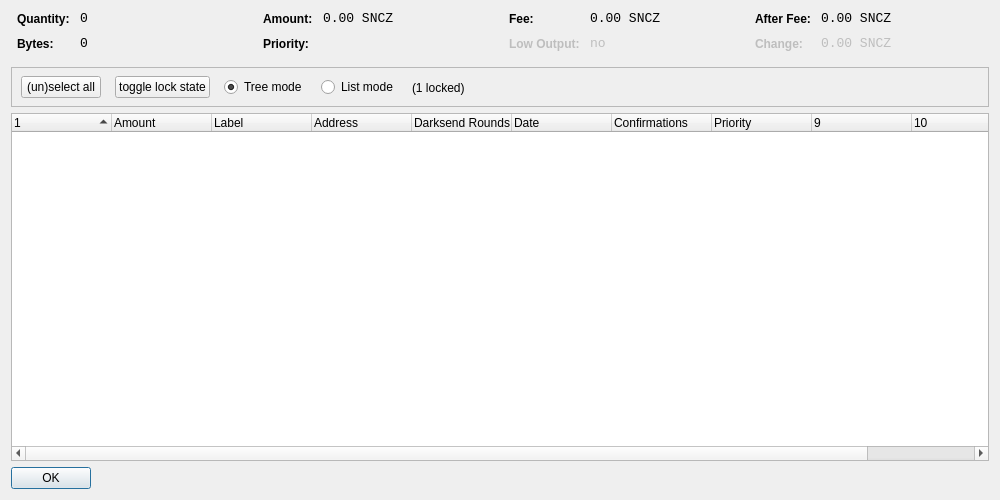
<?xml version="1.0" encoding="UTF-8"?>
<ui version="4.0">
 <class>CoinControlDialog</class>
 <widget class="QDialog" name="CoinControlDialog">
  <property name="geometry">
   <rect>
    <x>0</x>
    <y>0</y>
    <width>1000</width>
    <height>500</height>
   </rect>
  </property>
  <property name="windowTitle">
   <string>Coin Control</string>
  </property>
  <layout class="QVBoxLayout" name="verticalLayout">
   <item>
    <layout class="QHBoxLayout" name="horizontalLayoutTop" stretch="0,0,0,0">
     <property name="topMargin">
      <number>0</number>
     </property>
     <property name="bottomMargin">
      <number>10</number>
     </property>
     <item>
      <layout class="QFormLayout" name="formLayoutCoinControl1">
       <property name="horizontalSpacing">
        <number>10</number>
       </property>
       <property name="verticalSpacing">
        <number>10</number>
       </property>
       <property name="leftMargin">
        <number>6</number>
       </property>
       <property name="rightMargin">
        <number>6</number>
       </property>
       <item row="0" column="0">
        <widget class="QLabel" name="labelCoinControlQuantityText">
         <property name="styleSheet">
          <string notr="true">font-weight:bold;</string>
         </property>
         <property name="text">
          <string>Quantity:</string>
         </property>
        </widget>
       </item>
       <item row="0" column="1">
        <widget class="QLabel" name="labelCoinControlQuantity">
         <property name="font">
          <font>
           <family>Monospace</family>
           <pointsize>10</pointsize>
          </font>
         </property>
         <property name="cursor">
          <cursorShape>IBeamCursor</cursorShape>
         </property>
         <property name="contextMenuPolicy">
          <enum>Qt::ActionsContextMenu</enum>
         </property>
         <property name="text">
          <string notr="true">0</string>
         </property>
         <property name="textInteractionFlags">
          <set>Qt::LinksAccessibleByMouse|Qt::TextSelectableByKeyboard|Qt::TextSelectableByMouse</set>
         </property>
        </widget>
       </item>
       <item row="1" column="0">
        <widget class="QLabel" name="labelCoinControlBytesText">
         <property name="styleSheet">
          <string notr="true">font-weight:bold;</string>
         </property>
         <property name="text">
          <string>Bytes:</string>
         </property>
        </widget>
       </item>
       <item row="1" column="1">
        <widget class="QLabel" name="labelCoinControlBytes">
         <property name="font">
          <font>
           <family>Monospace</family>
           <pointsize>10</pointsize>
          </font>
         </property>
         <property name="cursor">
          <cursorShape>IBeamCursor</cursorShape>
         </property>
         <property name="contextMenuPolicy">
          <enum>Qt::ActionsContextMenu</enum>
         </property>
         <property name="text">
          <string notr="true">0</string>
         </property>
         <property name="textInteractionFlags">
          <set>Qt::LinksAccessibleByMouse|Qt::TextSelectableByKeyboard|Qt::TextSelectableByMouse</set>
         </property>
        </widget>
       </item>
      </layout>
     </item>
     <item>
      <layout class="QFormLayout" name="formLayoutCoinControl2">
       <property name="horizontalSpacing">
        <number>10</number>
       </property>
       <property name="verticalSpacing">
        <number>10</number>
       </property>
       <property name="leftMargin">
        <number>6</number>
       </property>
       <property name="rightMargin">
        <number>6</number>
       </property>
       <item row="0" column="0">
        <widget class="QLabel" name="labelCoinControlAmountText">
         <property name="styleSheet">
          <string notr="true">font-weight:bold;</string>
         </property>
         <property name="text">
          <string>Amount:</string>
         </property>
        </widget>
       </item>
       <item row="0" column="1">
        <widget class="QLabel" name="labelCoinControlAmount">
         <property name="font">
          <font>
           <family>Monospace</family>
           <pointsize>10</pointsize>
          </font>
         </property>
         <property name="cursor">
          <cursorShape>IBeamCursor</cursorShape>
         </property>
         <property name="contextMenuPolicy">
          <enum>Qt::ActionsContextMenu</enum>
         </property>
         <property name="text">
          <string notr="true">0.00 SNCZ</string>
         </property>
         <property name="textInteractionFlags">
          <set>Qt::LinksAccessibleByMouse|Qt::TextSelectableByKeyboard|Qt::TextSelectableByMouse</set>
         </property>
        </widget>
       </item>
       <item row="1" column="0">
        <widget class="QLabel" name="labelCoinControlPriorityText">
         <property name="styleSheet">
          <string notr="true">font-weight:bold;</string>
         </property>
         <property name="text">
          <string>Priority:</string>
         </property>
        </widget>
       </item>
       <item row="1" column="1">
        <widget class="QLabel" name="labelCoinControlPriority">
         <property name="font">
          <font>
           <family>Monospace</family>
           <pointsize>10</pointsize>
          </font>
         </property>
         <property name="cursor">
          <cursorShape>IBeamCursor</cursorShape>
         </property>
         <property name="contextMenuPolicy">
          <enum>Qt::ActionsContextMenu</enum>
         </property>
         <property name="text">
          <string/>
         </property>
         <property name="textInteractionFlags">
          <set>Qt::LinksAccessibleByMouse|Qt::TextSelectableByKeyboard|Qt::TextSelectableByMouse</set>
         </property>
        </widget>
       </item>
      </layout>
     </item>
     <item>
      <layout class="QFormLayout" name="formLayoutCoinControl3">
       <property name="horizontalSpacing">
        <number>10</number>
       </property>
       <property name="verticalSpacing">
        <number>10</number>
       </property>
       <property name="leftMargin">
        <number>6</number>
       </property>
       <property name="rightMargin">
        <number>6</number>
       </property>
       <item row="0" column="0">
        <widget class="QLabel" name="labelCoinControlFeeText">
         <property name="styleSheet">
          <string notr="true">font-weight:bold;</string>
         </property>
         <property name="text">
          <string>Fee:</string>
         </property>
        </widget>
       </item>
       <item row="0" column="1">
        <widget class="QLabel" name="labelCoinControlFee">
         <property name="font">
          <font>
           <family>Monospace</family>
           <pointsize>10</pointsize>
          </font>
         </property>
         <property name="cursor">
          <cursorShape>IBeamCursor</cursorShape>
         </property>
         <property name="contextMenuPolicy">
          <enum>Qt::ActionsContextMenu</enum>
         </property>
         <property name="text">
          <string notr="true">0.00 SNCZ</string>
         </property>
         <property name="textInteractionFlags">
          <set>Qt::LinksAccessibleByMouse|Qt::TextSelectableByKeyboard|Qt::TextSelectableByMouse</set>
         </property>
        </widget>
       </item>
       <item row="1" column="0">
        <widget class="QLabel" name="labelCoinControlLowOutputText">
         <property name="enabled">
          <bool>false</bool>
         </property>
         <property name="styleSheet">
          <string notr="true">font-weight:bold;</string>
         </property>
         <property name="text">
          <string>Low Output:</string>
         </property>
        </widget>
       </item>
       <item row="1" column="1">
        <widget class="QLabel" name="labelCoinControlLowOutput">
         <property name="enabled">
          <bool>false</bool>
         </property>
         <property name="font">
          <font>
           <family>Monospace</family>
           <pointsize>10</pointsize>
          </font>
         </property>
         <property name="cursor">
          <cursorShape>IBeamCursor</cursorShape>
         </property>
         <property name="contextMenuPolicy">
          <enum>Qt::ActionsContextMenu</enum>
         </property>
         <property name="text">
          <string notr="true">no</string>
         </property>
         <property name="textInteractionFlags">
          <set>Qt::LinksAccessibleByMouse|Qt::TextSelectableByKeyboard|Qt::TextSelectableByMouse</set>
         </property>
        </widget>
       </item>
      </layout>
     </item>
     <item>
      <layout class="QFormLayout" name="formLayoutCoinControl4">
       <property name="horizontalSpacing">
        <number>10</number>
       </property>
       <property name="verticalSpacing">
        <number>10</number>
       </property>
       <property name="leftMargin">
        <number>6</number>
       </property>
       <property name="rightMargin">
        <number>6</number>
       </property>
       <item row="0" column="0">
        <widget class="QLabel" name="labelCoinControlAfterFeeText">
         <property name="styleSheet">
          <string notr="true">font-weight:bold;</string>
         </property>
         <property name="text">
          <string>After Fee:</string>
         </property>
        </widget>
       </item>
       <item row="0" column="1">
        <widget class="QLabel" name="labelCoinControlAfterFee">
         <property name="font">
          <font>
           <family>Monospace</family>
           <pointsize>10</pointsize>
          </font>
         </property>
         <property name="cursor">
          <cursorShape>IBeamCursor</cursorShape>
         </property>
         <property name="contextMenuPolicy">
          <enum>Qt::ActionsContextMenu</enum>
         </property>
         <property name="text">
          <string notr="true">0.00 SNCZ</string>
         </property>
         <property name="textInteractionFlags">
          <set>Qt::LinksAccessibleByMouse|Qt::TextSelectableByKeyboard|Qt::TextSelectableByMouse</set>
         </property>
        </widget>
       </item>
       <item row="1" column="0">
        <widget class="QLabel" name="labelCoinControlChangeText">
         <property name="enabled">
          <bool>false</bool>
         </property>
         <property name="styleSheet">
          <string notr="true">font-weight:bold;</string>
         </property>
         <property name="text">
          <string>Change:</string>
         </property>
        </widget>
       </item>
       <item row="1" column="1">
        <widget class="QLabel" name="labelCoinControlChange">
         <property name="enabled">
          <bool>false</bool>
         </property>
         <property name="font">
          <font>
           <family>Monospace</family>
           <pointsize>10</pointsize>
          </font>
         </property>
         <property name="cursor">
          <cursorShape>IBeamCursor</cursorShape>
         </property>
         <property name="contextMenuPolicy">
          <enum>Qt::ActionsContextMenu</enum>
         </property>
         <property name="text">
          <string notr="true">0.00 SNCZ</string>
         </property>
         <property name="textInteractionFlags">
          <set>Qt::LinksAccessibleByMouse|Qt::TextSelectableByKeyboard|Qt::TextSelectableByMouse</set>
         </property>
        </widget>
       </item>
      </layout>
     </item>
    </layout>
   </item>
   <item>
    <widget class="QFrame" name="frame">
     <property name="minimumSize">
      <size>
       <width>0</width>
       <height>40</height>
      </size>
     </property>
     <property name="frameShape">
      <enum>QFrame::StyledPanel</enum>
     </property>
     <property name="frameShadow">
      <enum>QFrame::Sunken</enum>
     </property>
     <widget class="QWidget" name="horizontalLayoutWidget">
      <property name="geometry">
       <rect>
        <x>10</x>
        <y>0</y>
        <width>781</width>
        <height>41</height>
       </rect>
      </property>
      <layout class="QHBoxLayout" name="horizontalLayoutPanel" stretch="0,0,0,0,0">
       <property name="spacing">
        <number>14</number>
       </property>
       <item>
        <widget class="QPushButton" name="pushButtonSelectAll">
         <property name="sizePolicy">
          <sizepolicy hsizetype="Maximum" vsizetype="Fixed">
           <horstretch>0</horstretch>
           <verstretch>0</verstretch>
          </sizepolicy>
         </property>
         <property name="text">
          <string>(un)select all</string>
         </property>
        </widget>
       </item>
        <item>
         <widget class="QPushButton" name="pushButtonToggleLock">
          <property name="sizePolicy">
           <sizepolicy hsizetype="Maximum" vsizetype="Fixed">
            <horstretch>0</horstretch>
            <verstretch>0</verstretch>
           </sizepolicy>
          </property>
          <property name="text">
           <string>toggle lock state</string>
          </property>
          <property name="autoDefault">
           <bool>false</bool>
          </property>
         </widget>
        </item>
       <item>
        <widget class="QRadioButton" name="radioTreeMode">
         <property name="sizePolicy">
          <sizepolicy hsizetype="Maximum" vsizetype="Fixed">
           <horstretch>0</horstretch>
           <verstretch>0</verstretch>
          </sizepolicy>
         </property>
         <property name="text">
          <string>Tree mode</string>
         </property>
         <property name="checked">
          <bool>true</bool>
         </property>
        </widget>
       </item>
       <item>
        <widget class="QRadioButton" name="radioListMode">
         <property name="sizePolicy">
          <sizepolicy hsizetype="Maximum" vsizetype="Fixed">
           <horstretch>0</horstretch>
           <verstretch>0</verstretch>
          </sizepolicy>
         </property>
         <property name="text">
          <string>List mode</string>
         </property>
        </widget>
       </item>
        <item>
         <widget class="QLabel" name="labelLocked">
          <property name="text">
           <string>(1 locked)</string>
          </property>
         </widget>
        </item>
       <item>
        <spacer name="horizontalSpacer">
         <property name="orientation">
          <enum>Qt::Horizontal</enum>
         </property>
         <property name="sizeHint" stdset="0">
          <size>
           <width>40</width>
           <height>20</height>
          </size>
         </property>
        </spacer>
       </item>
      </layout>
     </widget>
    </widget>
   </item>
   <item>
    <widget class="CoinControlTreeWidget" name="treeWidget">
     <property name="contextMenuPolicy">
      <enum>Qt::CustomContextMenu</enum>
     </property>
     <property name="sortingEnabled">
      <bool>false</bool>
     </property>
     <property name="columnCount">
      <number>11</number>
     </property>
     <attribute name="headerShowSortIndicator" stdset="0">
      <bool>true</bool>
     </attribute>
     <attribute name="headerStretchLastSection">
      <bool>false</bool>
     </attribute>
     <column>
      <property name="text">
       <string/>
      </property>
     </column>
     <column>
      <property name="text">
       <string>Amount</string>
      </property>
     </column>
     <column>
      <property name="text">
       <string>Label</string>
      </property>
     </column>
     <column>
      <property name="text">
       <string>Address</string>
      </property>
     </column>
     <column>
      <property name="text">
       <string>Darksend Rounds</string>
      </property>
    </column>
     <column>
      <property name="text">
       <string>Date</string>
      </property>
     </column>
     <column>
      <property name="text">
       <string>Confirmations</string>
      </property>
      <property name="toolTip">
       <string>Confirmed</string>
      </property>
     </column>
     <column>
      <property name="text">
       <string>Priority</string>
      </property>
     </column>
     <column>
      <property name="text">
       <string/>
      </property>
     </column>
     <column>
      <property name="text">
       <string/>
      </property>
     </column>
     <column>
      <property name="text">
       <string/>
      </property>
     </column>
     <column>
      <property name="text">
       <string/>
      </property>
     </column>
    </widget>
   </item>
   <item>
    <widget class="QDialogButtonBox" name="buttonBox">
     <property name="sizePolicy">
      <sizepolicy hsizetype="Maximum" vsizetype="Fixed">
       <horstretch>0</horstretch>
       <verstretch>0</verstretch>
      </sizepolicy>
     </property>
     <property name="orientation">
      <enum>Qt::Horizontal</enum>
     </property>
     <property name="standardButtons">
      <set>QDialogButtonBox::Ok</set>
     </property>
    </widget>
   </item>
  </layout>
 </widget>
 <customwidgets>
  <customwidget>
   <class>CoinControlTreeWidget</class>
   <extends>QTreeWidget</extends>
   <header>coincontroltreewidget.h</header>
  </customwidget>
 </customwidgets>
 <resources/>
 <connections/>
</ui>
